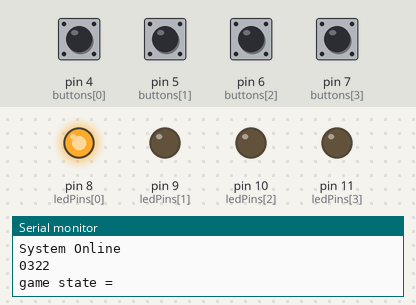
Simulated run of this sketch. Board: Arduino Uno, built with avr-gcc and run on an emulated ATmega328P. Parts: output pins drawn as LEDs (lit = HIGH), the last lines printed to the serial monitor. Dashed ring = blinking. Inputs (shaded band) come from the test bench; at power-on: pin 4 (buttons[0]), pin 5 (buttons[1]), pin 6 (buttons[2]), pin 7 (buttons[3]) HIGH. Random numbers use the default seed unless the sketch sets one.

Above: at 0.1 s.
At 4.1 s:
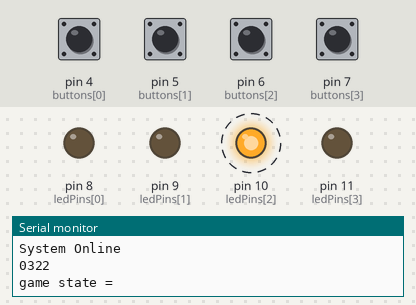
At 8.8 s:
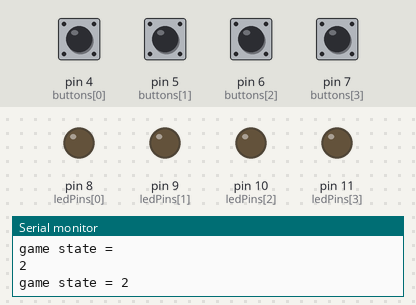
8.9 s: pin 4 (buttons[0]) pulled LOW for 0.15 s
Timing chart, 0 to 11.9 s (numbered marks = the images above; inputs shaded):
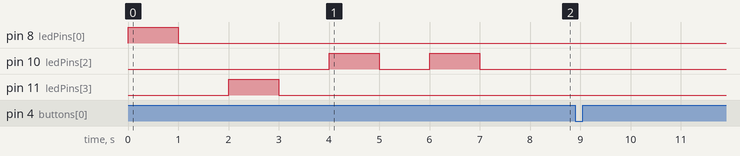

Measured:
- by itself, pin 10 (ledPins[2]): alternates HIGH for 1.0 s and LOW for 1.0 s, 4 changes in all, then stays LOW

The sketch:

simonsays.ino
```cpp
//4 Different Sequences that correspond to each codename/color
//Each player must input their sequence to be cleared from the alarm system
//Once each player has entered their sequence, system resets, hackerman gives them the go
//Game is complete.

int ledPins[] = {8, 9, 10, 11};

int buttons[] = {4, 5, 6, 7};
int previousState[] = {HIGH, HIGH, HIGH, HIGH};

int pattern[12];
int userPattern[12];
int userIndex = 0;    // which digit in the pattern the user is currently entering

int totalRounds = 3;
int currentRound = 0;
int gameState = 0;

/* 0 = create pattern
   1 = flash LED pattern
   2 = user input

*/

void setup() {
  Serial.begin(9600);
  Serial.println("System Online");

  //applies to all outputs of 'ledPins'
  for (int i = 0; i < 4; i++) {
    pinMode(ledPins[i], OUTPUT);
    pinMode(buttons[i], INPUT_PULLUP);
  }
}

void loop() {

  if (gameState == 0) {
    // setup, create pattern

    //Prevents same sequence from occurring each game
    randomSeed(analogRead(4));

    // create pattern
    for (int i = 0; i < 4; i++) {
      pattern[i] = random(4);
      Serial.print(pattern[i]);
    }
    Serial.println("");

    gameState++;
    Serial.println("ggame state = " + gameState);
  }

  if (gameState == 1) {
    // flash LEDs

    //all LEDs start as off
    for (int i = 0; i < 4; i++) {
      digitalWrite(ledPins[i], LOW);
    }

    //Pattern begins for Puzzle
    //1st LED turns on for 1 second
    for (int i = 0; i < 4; i++) {
      digitalWrite(ledPins[pattern[i]], HIGH);
      delay(1000);
      digitalWrite(ledPins[pattern[i]], LOW);
      delay(1000);
    }

    gameState++;
    Serial.println(gameState);
    Serial.println("game state = " + String(gameState));
  }


  if (gameState == 2) {
    // enter puzzle answer

    // as the user presses buttons, append the button ID to the user answer array
    for (int i = 0; i < 5; i++) {
      if (digitalRead(buttons[i]) == LOW && previousState[i] == HIGH) {
        userPattern[userIndex] = i;
        userIndex++;

        Serial.println("down");
        // previous state for this button is now "pressed" or LOW (or 0 or false)
        previousState[i] = LOW;
      }

      // reset button when user no longer pressing it
      if (digitalRead(buttons[i]) == HIGH && previousState[i] == LOW) {
        Serial.println("up");
        previousState[i] = HIGH;
      }
    }

    if (userIndex == 4) {
      // was it true?
      bool patternCorrect = true;

      // for loop that registers if pattern is false
      // if loop is false must revert to previous gameState
      for (int i = 0; i < 4; i++) {
        if (userPattern[i] != pattern[i]) {
          patternCorrect = false;
        }
      }
      // if patternCorrect is true then LEDs blink
      // all LED's should blink
      if (patternCorrect == true) {
        for (int i = 0; i < 4; i++) {
          digitalWrite(ledPins[8], HIGH);
          delay(1000);
          digitalWrite(ledPins[pattern[i]], LOW);
          delay(1000);

        }
        gameState = 3;
        Serial.println("game state = " + String(gameState));
        userIndex = 0;
      }
      else {
        Serial.println("game state = " + String(gameState));
        gameState = 2;

      }
    }
  }
  if (gameState == 3) {
    // check user code
    // print out entire user code after they enter it
    for (int i = 0; i < 4; i++) {
      Serial.print(userPattern[i]);
    }
    Serial.println("");
    gameState = 4;
  }


}
```
